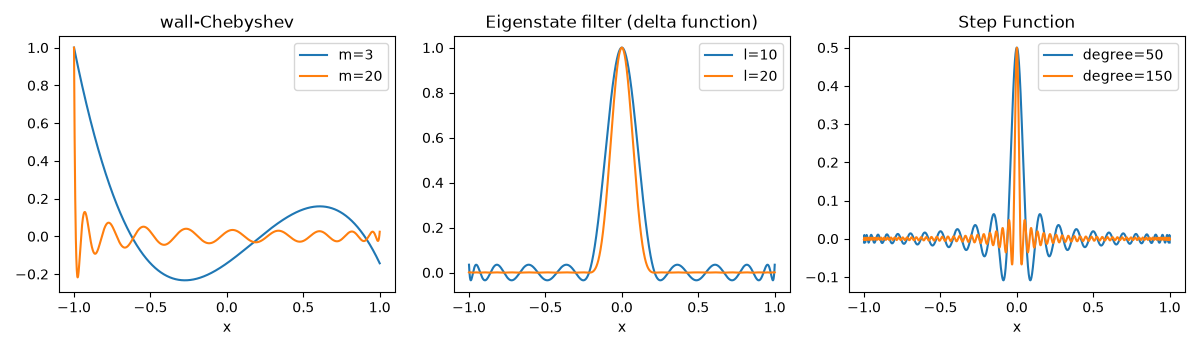

Source code (Python):
'''
Ground state projectors 
https://iopscience.iop.org/article/10.1088/2058-9565/ae2887/pdf
1. wall-Chebyshev projector
2. Eigenstate filter (delta function)
3. Step function

Includes plots of the projectors
'''
import numpy as np
from numpy.polynomial import chebyshev as Cheb
'''
Cheb.chebval(x, c[, tensor]) will evaluate a chebyshev series at point x
Cheb.chebinterpolate(func, deg[, args]) will interpolate a function at the chebyshev points of the first kind
'''
import matplotlib.pyplot as plt
from scipy.special import erf

'''
1. wall-Chebyshev projector
'''

def wall_cheb_coefs(m):
    '''
    G_m(x) = 1/(1+2m) sum_k (2-d_k0) (-1)^k T_k(x)
    Eq. 13 from paper
    m is the order of expanion
    k runs from 0 to m
    '''
    k = np.arange(m+1)
    coefs = ((2 - (k == 0)) * (-1) ** k) / (1 + 2*m)
    return coefs

def wall_cheb(HEvals, E, R, m):
    '''
    map the Hamiltonian eigenspectrum onto the [-1, 1] interval
    x = 2((H-E)/R) - 1 Eq. 14 from paper
    Use to evaulate G_m

    HEvals is the hamiltonian eigenvalues
    E is the estimate of ground state energy
    R is the spectral range of the Hamiltonian (energy difference between lowest and highest possible energies in system)
    '''
    x = 2 * ((np.asarray(HEvals) - E) / R) - 1
    return Cheb.chebval(x, wall_cheb_coefs(m))

def wall_cheb_nodes(E, R, m):
    '''
    nodes from Eq. 16
    nu is the index integer running from 0 to m used to calculate specific chebyshev nodes
    '''
    nu = np.arange(1, m+1)
    return E + 0.5 * R * (1 - np.cos(nu * np.pi / (m+0.5) )) 


'''
2. Eigenstate filter (delta function)
'''

def delta_func(x, l, Edelta):
    '''
    x is the rescaled energy (E- lambda)/(alpha + |lambda|)
    l is the degree of the chebyshev filter polynomial
    Edelta is the spectral gap of the system (energy difference between ground and first excited state)
    Eq. 9
    '''
    a = np.zeros(l + 1); a[l] = 1 # Array for chebval coefs
    b = lambda z: -1 + 2 * (z**2 - Edelta**2) / (1 - Edelta**2) # Coordinate transformation, maps [Edelta, 1] onto [-1, 1]
    return Cheb.chebval(b(np.asarray(x)), a) / Cheb.chebval(b(0), a)

'''
3. Step function
'''

def step_func(deg, delta, mu, epsilon = 1e-2):
    '''
    deg is the degree of interpolation (number of chebyshev points used to fit the step function)
    delta is the transition width of the step function
    epsilon is the target error tolerance for the step function approximation
    k is a scaling factor derived from delta and epsilon, controls steepness of erf
    '''
    k = np.sqrt(2) / delta * np.sqrt(np.log(2 / (np.pi * epsilon**2)))
    f = lambda x: 0.5 * (1 - erf(k * (np.abs(x) - mu)))
    return Cheb.chebinterpolate(f, deg), k

def step(x, coefs):
    return Cheb.chebval(np.asarray(x), coefs)

'''
plotting the three proctors on their own to check their shapes
'''
if __name__ == "__main__":
    x = np.linspace(-1, 1, 2000)
    fig, ax = plt.subplots(1, 3, figsize=(12, 3.5))

    # Wall-Chebyshev
    for m in (3, 20):
        ax[0].plot(x, Cheb.chebval(x, wall_cheb_coefs(m)), label=f'm={m}')
    ax[0].set_title("wall-Chebyshev")

    # Eigenstate filter
    for l in (10, 20):
        ax[1].plot(x, delta_func(x, l, 0.2), label=f'l={l}')
    ax[1].set_title("Eigenstate filter (delta function)")

    # Step function
    for d in (50, 150):
        coefs_step, k = step_func(deg=d, delta=0.075, mu=0)
        ax[2].plot(x, step(x, coefs_step), label=f'degree={d}')
    ax[2].set_title("Step Function")

    for a in ax:
        a.set_xlabel("x")
        a.legend()
    plt.tight_layout()
    plt.show()
